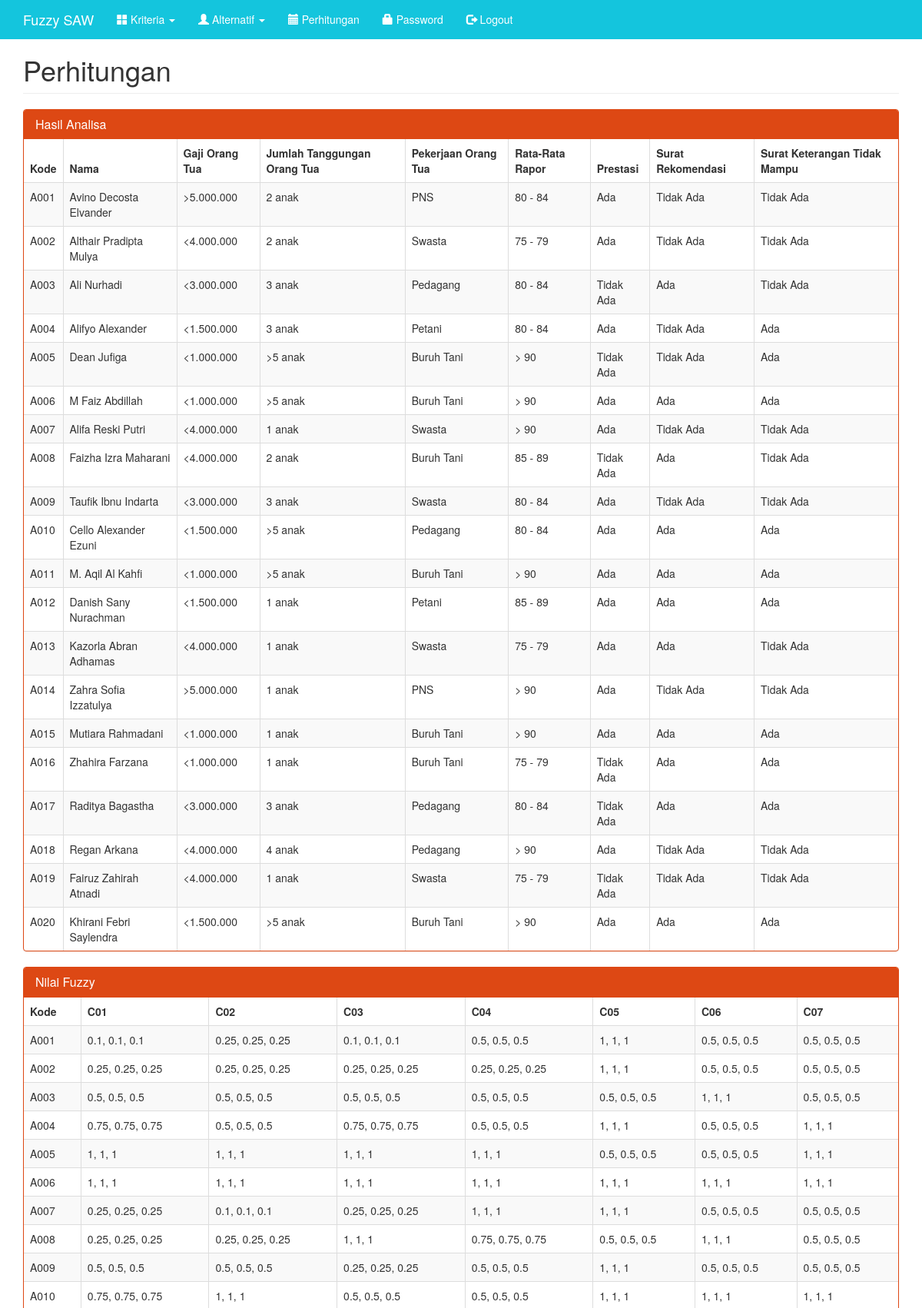
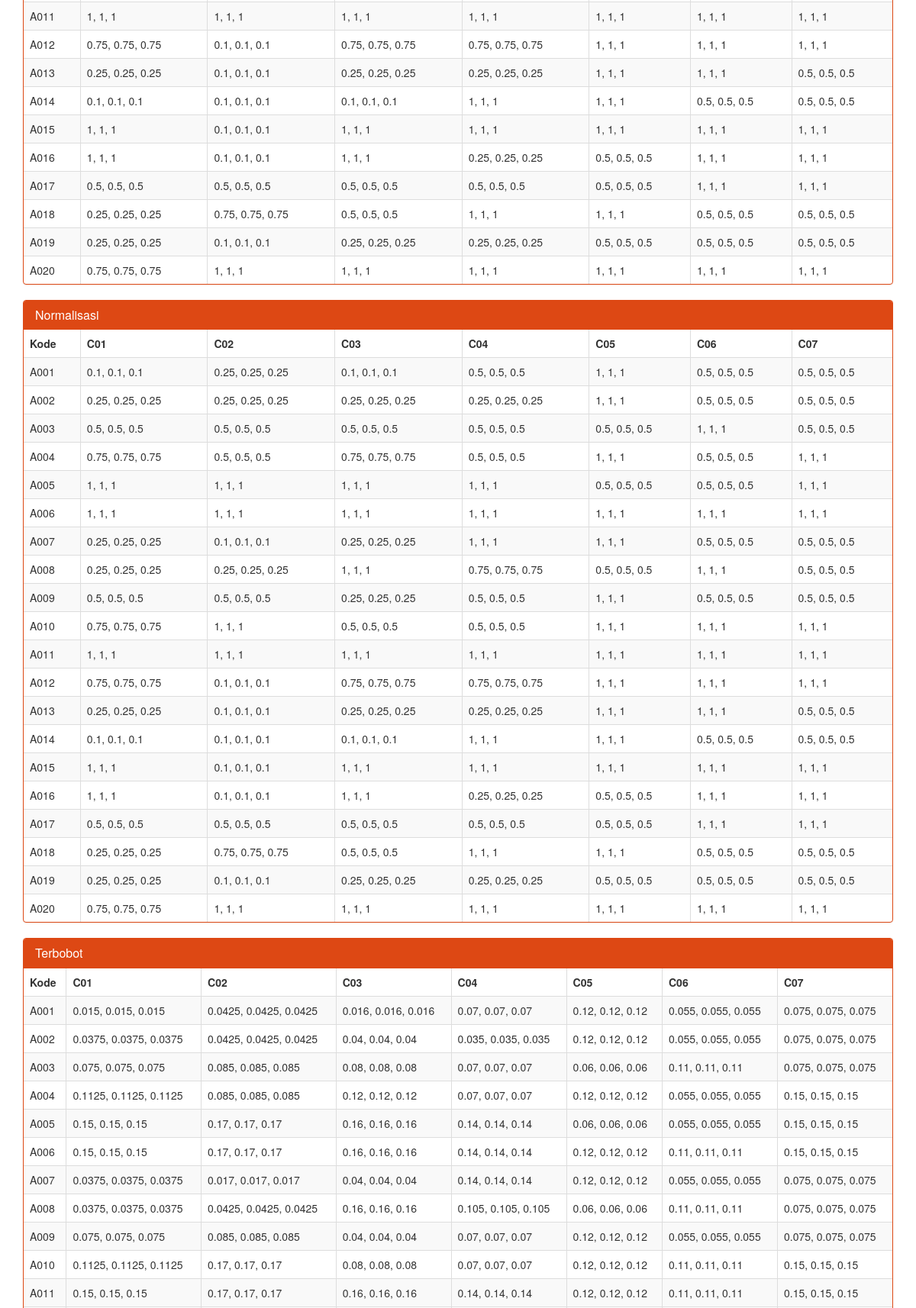
The page /index.php?m=hitung (signed in, upper part) on the database its author committed (2 pictures, top to bottom).
### tables this page shows
CREATE TABLE `tb_kriteria` (
  `kode_kriteria` varchar(16) NOT NULL,
  `nama_kriteria` varchar(256) DEFAULT NULL,
  `atribut` varchar(16) DEFAULT NULL,
  `bobot` double DEFAULT NULL
);

CREATE TABLE `tb_crips` (
  `kode_crips` int(11) NOT NULL,
  `kode_kriteria` varchar(16) DEFAULT NULL,
  `keterangan` varchar(255) DEFAULT NULL,
  `nilai_l` double DEFAULT NULL,
  `nilai_m` double DEFAULT NULL,
  `nilai_u` double DEFAULT NULL
);

### config.php (called while the page is built)
<?php
$config["server"] = 'localhost';
$config["username"] = 'root';
$config["password"] = '';
$config["database_name"] = 'fuzzy_saw';

### functions.php (called while the page is built, shortened)
<?php
include 'config.php';
include 'includes/db.php';
$db = new DB($config['server'], $config['username'], $config['password'], $config['database_name']);
$rows = $db->get_results("SELECT kode_alternatif, nama_alternatif FROM tb_alternatif ORDER BY kode_alternatif");
foreach ($rows as $row) {
    $ALTERNATIF[$row->kode_alternatif] = $row->nama_alternatif;
}
$rows = $db->get_results("SELECT * FROM tb_kriteria ORDER BY kode_kriteria");
foreach ($rows as $row) {
    $KRITERIA[$row->kode_kriteria] = $row;
}
$SAW_crips = SAW_get_crips();
function SAW_get_crips()
{
    global $db;
    $rows = $db->get_results("SELECT * FROM tb_crips ORDER BY kode_crips");
    $data = array();
    foreach ($rows as $row) {
        $data[$row->kode_crips] = $row;
    }
    return $data;
}
function get_rel_alternatif()
{
    global $db;
    $rows = $db->get_results("SELECT a.kode_alternatif, k.kode_kriteria, c.kode_crips
        FROM tb_alternatif a
        	INNER JOIN tb_rel_alternatif ra ON ra.kode_alternatif=a.kode_alternatif
        	INNER JOIN tb_kriteria k ON k.kode_kriteria=ra.kode_kriteria
        	LEFT JOIN tb_crips c ON c.kode_crips=ra.kode_crips
        ORDER BY a.kode_alternatif, k.kode_kriteria");
    $data = array();
    foreach ($rows as $row) {
        $data[$row->kode_alternatif][$row->kode_kriteria] = $row->kode_crips;
    }
    return $data;
}
function get_normal($rel_alternatif, $max = true)
{
    global $KRITERIA, $SAW_crips;
    $arr = array();
    foreach ($rel_alternatif as $key => $val) {
        foreach ($val as $k => $v) {
            $arr[$k]['l'][] = $SAW_crips[$v]->nilai_l;
            $arr[$k]['u'][] = $SAW_crips[$v]->nilai_u;
        }
    }
    $arr2 = array();
    foreach ($arr as $key => $val) {
        $arr2[$key]['min'] = min($val['l']);
        $arr2[$key]['max'] = max($val['u']);
    }
    $arr3 = array();
    foreach ($rel_alternatif as $key => $val) {
        foreach ($val as $k => $v) {
            if ($KRITERIA[$k]->atribut == 'benefit') {
                $arr3[$key][$k]['l'] = $SAW_crips[$v]->nilai_l / $arr2[$k]['max'];
                $arr3[$key][$k]['m'] = $SAW_crips[$v]->nilai_m / $arr2[$k]['max'];
                $arr3[$key][$k]['u'] = $SAW_crips[$v]->nilai_u / $arr2[$k]['max'];
            } else {
                $arr3[$key][$k]['l'] = $arr2[$k]['min'] / $SAW_crips[$v]->nilai_l;
                $arr3[$key][$k]['m'] = $arr2[$k]['min'] / $SAW_crips[$v]->nilai_m;
                $arr3[$key][$k]['u'] = $arr2[$k]['min'] / $SAW_crips[$v]->nilai_u;
            }
        }
    }
    return $arr3;
}
function get_terbobot($normal)
{
    global $KRITERIA;
    $arr = array();
    foreach ($normal as $key => $val) {
        foreach ($val as $k => $v) {
            foreach ($v as $a => $b) {
                $arr[$key][$k][$a] = $b * $KRITERIA[$k]->bobot;
            }
        }
    }
    return $arr;
}

### includes/db.php (called while the page is built, shortened)
<?php
class DB
{
    var $conn = null;
    public function __construct($host, $username, $passwd, $dbname)
    {
        $this->conn = mysqli_connect($host, $username, $passwd, $dbname);
    }
    public function query($sql)
    {
        $query = mysqli_query($this->conn, $sql) or die('<pre>Error mysqli_query: ' . mysqli_error($this->conn) . '<br />' . $sql . '</pre>');
        return $query;
    }
    public function get_results($sql)
    {
        $query = $this->query($sql);
        $arr = array();
        while ($row = mysqli_fetch_object($query)) {
            $arr[] = $row;
        }
        return $arr;
    }
}

### hitung.php (the view, shortened to what this page needs)
<div class="page-header">
    <h1>Perhitungan</h1>
</div>
<div class="panel panel-primary">
    <div class="panel-heading">
        <h3 class="panel-title">Hasil Analisa</h3>
    </div>
    <div class="table-responsive">
        <table class="table table-bordered table-striped table-hover">
            <thead>
                <tr>
                    <th>Kode</th>
                    <th>Nama</th>
                    <?php
                    $data = get_rel_alternatif();
                    foreach ($KRITERIA as $key => $val) : ?>
                        <th><?= $val->nama_kriteria ?></th>
                    <?php endforeach ?>
            </thead>
            <?php
            foreach ($data as $key => $val) : ?>
                <tr>
                    <td><?= $key ?></td>
                    <td><?= $ALTERNATIF[$key] ?></td>
                    <?php foreach ($val as $k => $v) : ?>
                        <td><?= $SAW_crips[$v]->keterangan ?></td>
                    <?php endforeach ?>
                </tr>
            <?php endforeach ?>
        </table>
    </div>
</div>
<div class="panel panel-primary">
    <div class="panel-heading">
        <h3 class="panel-title">Nilai Fuzzy</h3>
    </div>
    <div class="table-responsive">
        <table class="table table-bordered table-striped table-hover">
            <thead>
                <tr>
                    <th>Kode</th>
                    <?php
                    $rel_alternatif = get_rel_alternatif();
                    foreach ($KRITERIA as $key => $val) : ?>
                        <th><?= $key ?></th>
                    <?php endforeach ?>
            </thead>
            <?php
            foreach ($rel_alternatif as $key => $val) : ?>
                <tr>
                    <td><?= $key ?></td>
                    <?php foreach ($val as $k => $v) : ?>
                        <td><?= $SAW_crips[$v]->nilai_l ?>, <?= $SAW_crips[$v]->nilai_m ?>, <?= $SAW_crips[$v]->nilai_u ?></td>
                    <?php endforeach ?>
                </tr>
            <?php endforeach ?>
        </table>
    </div>
</div>
<div class="panel panel-primary">
    <div class="panel-heading">
        <h3 class="panel-title">Normalisasi</h3>
    </div>
    <div class="table-responsive">
        <table class="table table-bordered table-striped table-hover">
            <thead>
                <tr>
                    <th>Kode</th>
                    <?php
                    $normal = get_normal($rel_alternatif);
                    foreach ($KRITERIA as $key => $val) : ?>
                        <th><?= $key ?></th>
                    <?php endforeach ?>
            </thead>
            <?php
            foreach ($normal as $key => $val) : ?>
                <tr>
                    <td><?= $key ?></td>
                    <?php foreach ($val as $k => $v) : ?>
                        <td><?= round($v['l'], 4) ?>, <?= round($v['m'], 4) ?>, <?= round($v['u'], 4) ?></td>
                    <?php endforeach ?>
                </tr>
            <?php endforeach ?>
        </table>
    </div>
</div>
<div class="panel panel-primary">
    <div class="panel-heading">
        <h3 class="panel-title">Terbobot</h3>
    </div>
    <div class="table-responsive">
        <table class="table table-bordered table-striped table-hover">
            <thead>
                <tr>
                    <th>Kode</th>
                    <?php
                    $terbobot = get_terbobot($normal);
                    foreach ($KRITERIA as $key => $val) : ?>
                        <th><?= $key ?></th>
                    <?php endforeach ?>
            </thead>
            <?php
            foreach ($terbobot as $key => $val) : ?>
                <tr>
                    <td><?= $key ?></td>
                    <?php foreach ($val as $k => $v) : ?>
                        <td><?= round($v['l'], 4) ?>, <?= round($v['m'], 4) ?>, <?= round($v['u'], 4) ?></td>
                    <?php endforeach ?>
                </tr>
            <?php endforeach ?>
        </table>
    </div>
</div>

### assets/css/general.css (style rules this page uses)
html { position: relative; min-height: 100%; }
body { margin-bottom: 70px; }
.page-header { margin-top: 0; padding-bottom: 0; }
.page-header h1 { margin-top: 0; }

### rows shown on the page
tb_kriteria: nama_kriteria "Gaji Orang Tua", key "C01"
tb_kriteria: nama_kriteria "Jumlah Tanggungan Orang Tua", key "C02", bobot "0.17"
tb_kriteria: nama_kriteria "Pekerjaan Orang Tua", key "C03", bobot "0.16"
tb_kriteria: nama_kriteria "Rata-Rata Rapor", key "C04", bobot "0.14"
tb_kriteria: nama_kriteria "Prestasi", key "C05", bobot "0.12"
tb_kriteria: nama_kriteria "Surat Rekomendasi", key "C06", bobot "0.11"
tb_kriteria: nama_kriteria "Surat Keterangan Tidak Mampu", key "C07"
tb_crips: keterangan ">5.000.000", nilai_l "0.1", nilai_m "0.1", nilai_u "0.1"
tb_crips: keterangan "2 anak", nilai_l "0.25", nilai_m "0.25", nilai_u "0.25"
tb_crips: keterangan "PNS", nilai_l "0.1", nilai_m "0.1", nilai_u "0.1"
tb_crips: keterangan "80 - 84", nilai_l "0.5", nilai_m "0.5", nilai_u "0.5"
tb_crips: keterangan "Ada", nilai_l "1", nilai_m "1", nilai_u "1"
tb_crips: keterangan "Tidak Ada", nilai_l "0.5", nilai_m "0.5", nilai_u "0.5"
tb_crips: keterangan "Tidak Ada", nilai_l "0.5", nilai_m "0.5", nilai_u "0.5"
tb_crips: keterangan "<4.000.000", nilai_l "0.25", nilai_m "0.25", nilai_u "0.25"
tb_crips: keterangan "Swasta", nilai_l "0.25", nilai_m "0.25", nilai_u "0.25"
tb_crips: keterangan "75 - 79", nilai_l "0.25", nilai_m "0.25", nilai_u "0.25"
tb_crips: keterangan "<3.000.000", nilai_l "0.5", nilai_m "0.5", nilai_u "0.5"
tb_crips: keterangan "3 anak", nilai_l "0.5", nilai_m "0.5", nilai_u "0.5"
tb_crips: keterangan "Pedagang", nilai_l "0.5", nilai_m "0.5", nilai_u "0.5"
tb_crips: keterangan "Tidak Ada", nilai_l "0.5", nilai_m "0.5", nilai_u "0.5"
tb_crips: keterangan "Ada", nilai_l "1", nilai_m "1", nilai_u "1"
tb_crips: keterangan "<1.500.000", nilai_l "0.75", nilai_m "0.75", nilai_u "0.75"
tb_crips: keterangan "Petani", nilai_l "0.75", nilai_m "0.75", nilai_u "0.75"
tb_crips: keterangan "Ada", nilai_l "1", nilai_m "1", nilai_u "1"
tb_crips: keterangan "<1.000.000", nilai_l "1", nilai_m "1", nilai_u "1"
tb_crips: keterangan ">5 anak", nilai_l "1", nilai_m "1", nilai_u "1"
tb_crips: keterangan "Buruh Tani", nilai_l "1", nilai_m "1", nilai_u "1"
tb_crips: keterangan "> 90", nilai_l "1", nilai_m "1", nilai_u "1"
tb_crips: keterangan "1 anak", nilai_l "0.1", nilai_m "0.1", nilai_u "0.1"
tb_crips: keterangan "85 - 89", nilai_l "0.75", nilai_m "0.75", nilai_u "0.75"
tb_crips: keterangan "4 anak", nilai_l "0.75", nilai_m "0.75", nilai_u "0.75"

### other values the page prints
$key "A001"
$ALTERNATIF[$key] "Avino Decosta Elvander"
$key "A002"
$ALTERNATIF[$key] "Althair Pradipta Mulya"
$key "A003"
$ALTERNATIF[$key] "Ali Nurhadi"
$key "A004"
$ALTERNATIF[$key] "Alifyo Alexander"
$key "A005"
$ALTERNATIF[$key] "Dean Jufiga"
$key "A006"
$ALTERNATIF[$key] "M Faiz Abdillah"
$key "A007"
$ALTERNATIF[$key] "Alifa Reski Putri"
$key "A008"
